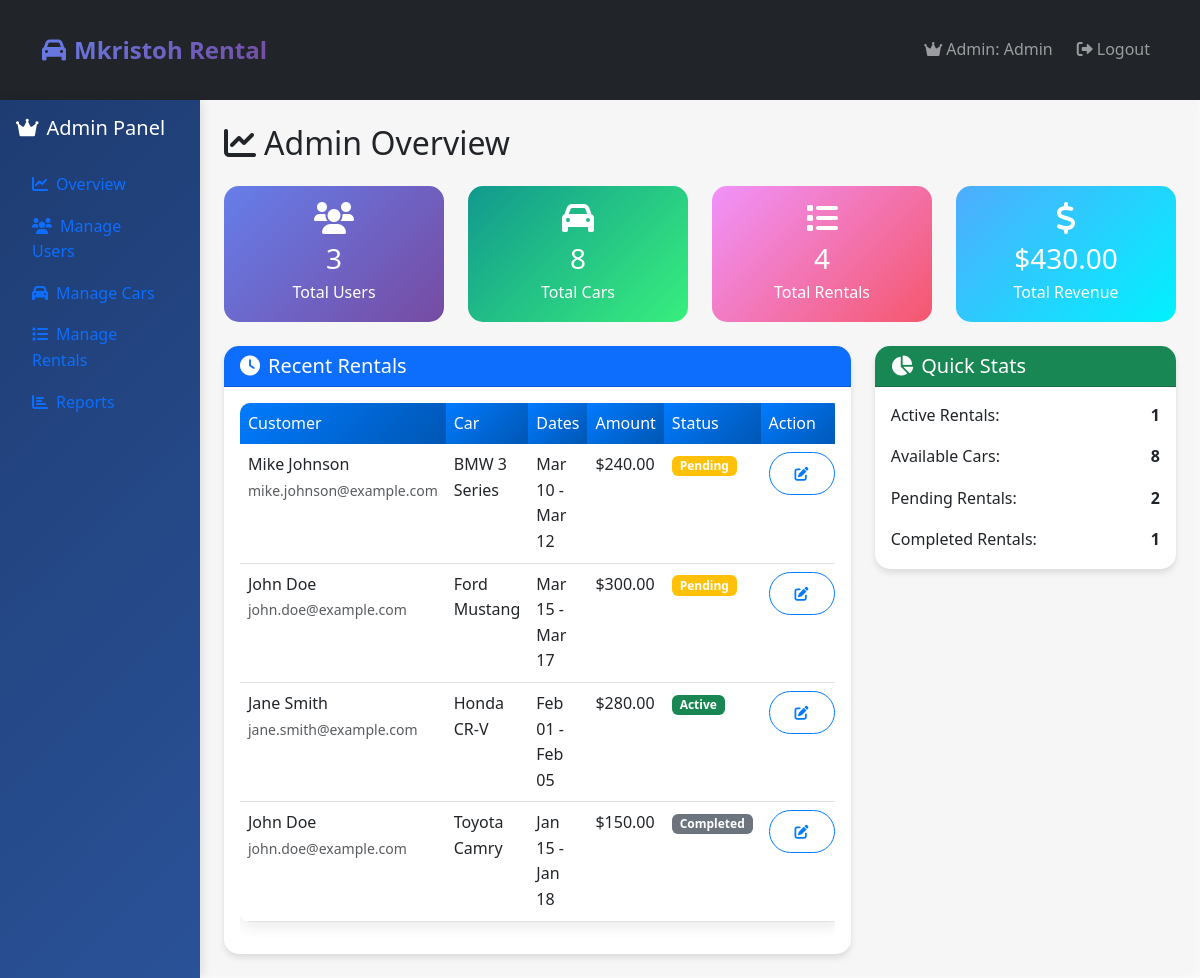
/dashboard.php (signed in), run on the app's committed database.
### tables this page shows
CREATE TABLE IF NOT EXISTS `users` (
    `id` INT(11) AUTO_INCREMENT PRIMARY KEY,
    `first_name` VARCHAR(50) NOT NULL,
    `last_name` VARCHAR(50) NOT NULL,
    `email` VARCHAR(100) UNIQUE NOT NULL,
    `phone` VARCHAR(20) NOT NULL,
    `address` TEXT NOT NULL,
    `password` VARCHAR(255) NOT NULL,
    `role` ENUM('user', 'admin') DEFAULT 'user',
    `created_at` TIMESTAMP DEFAULT CURRENT_TIMESTAMP,
    `updated_at` TIMESTAMP DEFAULT CURRENT_TIMESTAMP ON UPDATE CURRENT_TIMESTAMP
);

CREATE TABLE IF NOT EXISTS `rentals` (
    `id` INT(11) AUTO_INCREMENT PRIMARY KEY,
    `user_id` INT(11) NOT NULL,
    `car_id` INT(11) NOT NULL,
    `start_date` DATE NOT NULL,
    `end_date` DATE NOT NULL,
    `total_price` DECIMAL(10,2) NOT NULL,
    `status` ENUM('pending', 'confirmed', 'active', 'completed', 'cancelled') DEFAULT 'pending',
    `pickup_location` VARCHAR(100),
    `return_location` VARCHAR(100),
    `notes` TEXT,
    `created_at` TIMESTAMP DEFAULT CURRENT_TIMESTAMP,
    `updated_at` TIMESTAMP DEFAULT CURRENT_TIMESTAMP ON UPDATE CURRENT_TIMESTAMP,
    FOREIGN KEY (`user_id`) REFERENCES `users`(`id`) ON DELETE CASCADE,
    FOREIGN KEY (`car_id`) REFERENCES `cars`(`id`) ON DELETE CASCADE
);

CREATE TABLE IF NOT EXISTS `cars` (
    `id` INT(11) AUTO_INCREMENT PRIMARY KEY,
    `name` VARCHAR(100) NOT NULL,
    `category` VARCHAR(50) NOT NULL,
    `price` DECIMAL(10,2) NOT NULL,
    `image_url` TEXT,
    `features` TEXT,
    `engine` TEXT,
    `available` BOOLEAN DEFAULT TRUE,
    `created_at` TIMESTAMP DEFAULT CURRENT_TIMESTAMP,
    `updated_at` TIMESTAMP DEFAULT CURRENT_TIMESTAMP ON UPDATE CURRENT_TIMESTAMP
);

### config.php (called while the page is built, shortened)
<?php
$conn = new mysqli(DB_HOST, DB_USER, DB_PASS, DB_NAME);
function get_user_by_id($user_id) {
    global $conn;
    $user_id = (int)$user_id;
    $sql = "SELECT id, first_name, last_name, email, phone, address, role, created_at FROM users WHERE id = ?";
    $stmt = $conn->prepare($sql);
    $stmt->bind_param("i", $user_id);
    $stmt->execute();
    $result = $stmt->get_result();
    return $result->fetch_assoc();
}
function get_all_rentals() {
    global $conn;
    $sql = "SELECT r.*, u.first_name, u.last_name, u.email, c.name as car_name
            FROM rentals r
            JOIN users u ON r.user_id = u.id
            JOIN cars c ON r.car_id = c.id
            ORDER BY r.created_at DESC";
    $result = $conn->query($sql);
    $rentals = [];
    while ($row = $result->fetch_assoc()) {
        $rentals[] = $row;
    }
    return $rentals;
}
?>

### dashboard.php (the view, shortened to what this page needs)
<?php
require_once '../php/config.php';
$admin = get_user_by_id($_SESSION['user_id']);
$all_users = $conn->query("SELECT COUNT(*) as total FROM users WHERE role = 'user'")->fetch_assoc()['total'];
$all_cars = $conn->query("SELECT COUNT(*) as total FROM cars")->fetch_assoc()['total'];
$all_rentals = $conn->query("SELECT COUNT(*) as total FROM rentals")->fetch_assoc()['total'];
$active_rentals = $conn->query("SELECT COUNT(*) as total FROM rentals WHERE status = 'active'")->fetch_assoc()['total'];
$total_revenue = $conn->query("SELECT SUM(total_price) as total FROM rentals WHERE status IN ('confirmed', 'active', 'completed')")->fetch_assoc()['total'] ?? 0;
$recent_rentals = get_all_rentals();
$recent_rentals = array_slice($recent_rentals, 0, 10);
?>
<!DOCTYPE html>
<html lang="en">
<head>
    <link href="https://cdn.jsdelivr.net/npm/bootstrap@5.3.0/dist/css/bootstrap.min.css" rel="stylesheet">
    <link rel="stylesheet" href="../css/style.css">
    <link rel="stylesheet" href="https://cdnjs.cloudflare.com/ajax/libs/font-awesome/6.0.0/css/all.min.css">
</head>
<body>
    <nav class="navbar navbar-expand-lg navbar-dark bg-dark">
        <div class="container">
            <a class="navbar-brand fw-bold" href="../index.php">
                <i class="fas fa-car me-2"></i>Mkristoh Rental
            </a>
            <div class="navbar-nav ms-auto">
                <span class="navbar-text me-3">
                    <i class="fas fa-crown me-1"></i>Admin: <?php echo htmlspecialchars($admin['first_name']); ?>
                </span>
                <a class="nav-link" href="../php/logout.php">
                    <i class="fas fa-sign-out-alt me-1"></i>Logout
                </a>
            </div>
        </div>
    </nav>
    <div class="admin-content">
        <div class="container-fluid">
            <div class="row">
                <div class="col-md-3 col-lg-2 admin-sidebar p-0">
                    <div class="p-3">
                        <h5 class="text-white mb-4">
                            <i class="fas fa-crown me-2"></i>Admin Panel
                        </h5>
                        <nav class="nav flex-column">
                            <a class="nav-link active" href="#overview" data-bs-toggle="tab">
                                <i class="fas fa-chart-line me-2"></i>Overview
                            </a>
                            <a class="nav-link" href="#users" data-bs-toggle="tab">
                                <i class="fas fa-users me-2"></i>Manage Users
                            </a>
                            <a class="nav-link" href="#cars" data-bs-toggle="tab">
                                <i class="fas fa-car me-2"></i>Manage Cars
                            </a>
                            <a class="nav-link" href="#rentals" data-bs-toggle="tab">
                                <i class="fas fa-list me-2"></i>Manage Rentals
                            </a>
                            <a class="nav-link" href="#reports" data-bs-toggle="tab">
                                <i class="fas fa-chart-bar me-2"></i>Reports
                            </a>
                        </nav>
                    </div>
                </div>
                <div class="col-md-9 col-lg-10 p-4">
                    <div class="tab-content">
                        <div class="tab-pane fade show active" id="overview">
                            <h2 class="mb-4 text-dark">
                                <i class="fas fa-chart-line me-2"></i>Admin Overview
                            </h2>
                            <div class="row g-4 mb-4">
                                <div class="col-md-3">
                                    <div class="card admin-stat-card">
                                        <div class="card-body text-center">
                                            <i class="fas fa-users fa-2x mb-2"></i>
                                            <h3 class="mb-1"><?php echo $all_users; ?></h3>
                                            <p class="mb-0">Total Users</p>
                                        </div>
                                    </div>
                                </div>
                                <div class="col-md-3">
                                    <div class="card admin-stat-card success">
                                        <div class="card-body text-center">
                                            <i class="fas fa-car fa-2x mb-2"></i>
                                            <h3 class="mb-1"><?php echo $all_cars; ?></h3>
                                            <p class="mb-0">Total Cars</p>
                                        </div>
                                    </div>
                                </div>
                                <div class="col-md-3">
                                    <div class="card admin-stat-card warning">
                                        <div class="card-body text-center">
                                            <i class="fas fa-list fa-2x mb-2"></i>
                                            <h3 class="mb-1"><?php echo $all_rentals; ?></h3>
                                            <p class="mb-0">Total Rentals</p>
                                        </div>
                                    </div>
                                </div>
                                <div class="col-md-3">
                                    <div class="card admin-stat-card info">
                                        <div class="card-body text-center">
                                            <i class="fas fa-dollar-sign fa-2x mb-2"></i>
                                            <h3 class="mb-1">$<?php echo number_format($total_revenue, 2); ?></h3>
                                            <p class="mb-0">Total Revenue</p>
                                        </div>
                                    </div>
                                </div>
                            </div>
                            <div class="row">
                                <div class="col-md-8">
                                    <div class="card dashboard-card">
                                        <div class="card-header bg-primary text-white">
                                            <h5 class="mb-0">
                                                <i class="fas fa-clock me-2"></i>Recent Rentals
                                            </h5>
                                        </div>
                                        <div class="card-body">
                                            <?php if (empty($recent_rentals)): ?>
                                                <p class="text-muted text-center py-4">No rentals yet.</p>
                                            <?php else: ?>
                                                <div class="table-responsive">
                                                    <table class="table table-hover">
                                                        <thead>
                                                            <tr>
                                                                <th>Customer</th>
                                                                <th>Car</th>
                                                                <th>Dates</th>
                                                                <th>Amount</th>
                                                                <th>Status</th>
                                                                <th>Action</th>
                                                            </tr>
                                                        </thead>
                                                        <tbody>
                                                            <?php foreach ($recent_rentals as $rental): ?>
                                                                <tr>
                                                                    <td>
                                                                        <?php echo htmlspecialchars($rental['first_name'] . ' ' . $rental['last_name']); ?>
                                                                        <br><small class="text-muted"><?php echo htmlspecialchars($rental['email']); ?></small>
                                                                    </td>
                                                                    <td><?php echo htmlspecialchars($rental['car_name']); ?></td>
                                                                    <td>
                                                                        <?php echo date('M d', strtotime($rental['start_date'])); ?> -
                                                                        <?php echo date('M d', strtotime($rental['end_date'])); ?>
                                                                    </td>
                                                                    <td>$<?php echo number_format($rental['total_price'], 2); ?></td>
                                                                    <td>
                                                                        <span class="badge bg-<?php echo $rental['status'] === 'active' ? 'success' : ($rental['status'] === 'pending' ? 'warning' : 'secondary'); ?>">
                                                                            <?php echo ucfirst($rental['status']); ?>
                                                                        </span>
                                                                    </td>
                                                                    <td>
                                                                        <button class="btn btn-sm btn-outline-primary" onclick="updateRentalStatus(<?php echo $rental['id']; ?>)">
                                                                            <i class="fas fa-edit"></i>
                                                                        </button>
                                                                    </td>
                                                                </tr>
                                                            <?php endforeach; ?>
                                                        </tbody>
                                                    </table>
                                                </div>
                                            <?php endif; ?>
                                        </div>
                                    </div>
                                </div>
                                <div class="col-md-4">
                                    <div class="card dashboard-card">
                                        <div class="card-header bg-success text-white">
                                            <h5 class="mb-0">
                                                <i class="fas fa-chart-pie me-2"></i>Quick Stats
                                            </h5>
                                        </div>
                                        <div class="card-body">
                                            <div class="d-flex justify-content-between mb-3">
                                                <span>Active Rentals:</span>
                                                <strong><?php echo $active_rentals; ?></strong>
                                            </div>
                                            <div class="d-flex justify-content-between mb-3">
                                                <span>Available Cars:</span>
                                                <strong><?php echo $conn->query("SELECT COUNT(*) as total FROM cars WHERE available = 1")->fetch_assoc()['total']; ?></strong>
                                            </div>
                                            <div class="d-flex justify-content-between mb-3">
                                                <span>Pending Rentals:</span>
                                                <strong><?php echo $conn->query("SELECT COUNT(*) as total FROM rentals WHERE status = 'pending'")->fetch_assoc()['total']; ?></strong>
                                            </div>
                                            <div class="d-flex justify-content-between">
                                                <span>Completed Rentals:</span>
                                                <strong><?php echo $conn->query("SELECT COUNT(*) as total FROM rentals WHERE status = 'completed'")->fetch_assoc()['total']; ?></strong>
                                            </div>
                                        </div>
                                    </div>
                                </div>
                            </div>
                        </div>
                    </div>
                </div>
            </div>
        </div>
    </div>
</body>
</html>

### data on the page
users: first_name "Admin"
rentals: user.last_name "Mike Johnson", user.email "mike.johnson@example.com", car.name "BMW 3 Series", start_date "Mar 10", end_date "Mar 12", total_price "240.00", status "Pending"
rentals: user.last_name "John Doe", user.email "john.doe@example.com", car.name "Ford Mustang", start_date "Mar 15", end_date "Mar 17", total_price "300.00", status "Pending"
rentals: user.last_name "Jane Smith", user.email "jane.smith@example.com", car.name "Honda CR-V", start_date "Feb 01", end_date "Feb 05", total_price "280.00", status "Active"
rentals: user.last_name "John Doe", user.email "john.doe@example.com", car.name "Toyota Camry", start_date "Jan 15", end_date "Jan 18", total_price "150.00", status "Completed"

### other printed values
$all_users "3"
$all_cars "8"
$all_rentals "4"
$total_revenue "430.00"
$active_rentals "1"
